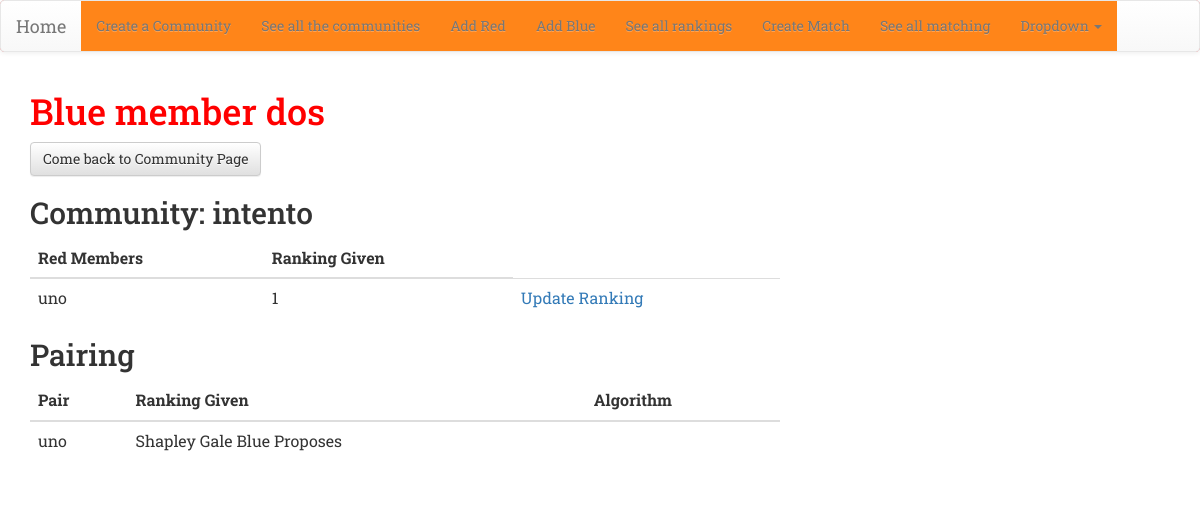
/blue/44/, run on the app's committed database.
### match/models.py (models this page shows, shortened)
class Blue(models.Model):
    name = models.CharField(max_length=50)
    community = models.ForeignKey('Community', on_delete=models.CASCADE)
    pairing = models.ForeignKey('Pairing', on_delete=models.CASCADE, null=True)
    class Meta:
        unique_together = (("community", "name"),)

class Community(models.Model):
    name = models.CharField(max_length=20, unique = True)
    number_couples = models.PositiveIntegerField()
    def __str__(self):
        return self.name

class Red(models.Model):
    name =  models.CharField(max_length=50)
    community = models.ForeignKey('Community', on_delete=models.CASCADE)
    pairing = models.ForeignKey('Pairing', on_delete=models.CASCADE, null=True)
    class Meta:
        unique_together = (("community", "name"),)

class Matching(models.Model):
    community = models.ForeignKey('Community', on_delete=models.CASCADE)
    SG_BLUE_PROPOSE = 'Shapley Gale Blue Proposes'
    SG_RED_PROPOSE = 'Shapley Gale Red Proposes'
    ALGORITHM_CHOICES = (
        (SG_BLUE_PROPOSE, 'Shapley Gale Blue Proposes'),
        (SG_RED_PROPOSE, 'Shapley Gale Red Proposes'),
    )
    algorithm = models.CharField(max_length=50,
    choices=ALGORITHM_CHOICES,
    default=SG_BLUE_PROPOSE
    )
    class Meta:
        unique_together = (("community", "algorithm"),)

### match/views.py (the view)
# urls.py: path('blue/<int:pk>/', views.blue_details, name='blue_details'),
def blue_details(request, pk):
    blue = get_object_or_404(Blue, pk=pk)
    community = blue.community
    reds = Red.objects.filter(community = community)
    red_scores = []
    for red in reds:
        name_score = {}
        rank = Ranking.objects.filter(red=red, blue=blue)
        name_score['red_name'] = red.name
        name_score['red_pk'] = red.pk
        if rank and (rank[0].blue_to_red_score):
            name_score['rank_given'] = rank[0].blue_to_red_score
        else:
            name_score['rank_given'] = 'No score given yet'
        red_scores.append(name_score)
    rankings = Ranking.objects.filter(blue = blue)
    pairs_algorithm = {}
    if blue.pairing:
        pairing = Pairing.objects.filter(pk = blue.pairing.pk)
        for pair in pairing:
            red_algorithm = {}
            red_pair = Red.objects.filter(pairing = pair)
            red_name = red_pair[0].name
            matching = pair.matching
            algorithm = matching.algorithm
            red_algorithm['red_name'] = red_name
            red_algorithm['algorithm'] = algorithm
            pairs_algorithm[pair.pk] = red_algorithm
        print('this is the pairs_algorithm')
        esto = pairs_algorithm
        print(esto)
    return render(request, 'match/blue_details.html', {'blue': blue,  'blue_id': pk, 'red_scores' : red_scores,  'pairs_algorithm': pairs_algorithm, 'community': community })

### match/templates/match/blue_details.html
{% extends 'match/base.html' %}
{% block content %}
<h1> Blue member {{blue.name }}</h1>
<a class="btn btn-default" href="{% url 'community_details' community.pk %}">Come back to Community Page </a>
<h2> Community: {{blue.community}} </h2>
<table class="table">
  <thead>
    <tr>
      <th scope="col">Red Members</th>
      <th scope="col">Ranking Given</th>
    </tr>
  </thead>
  <tbody>
    {% for red in red_scores %}
    <tr>
      <td>{{ red.red_name }}</td>
      <td>{{ red.rank_given}}</td>
      <td><a href="{% url 'new_ranking_by_blue' blue.pk red.red_pk %}" ><span> Update Ranking </span></a></td>
    </tr>
    {% endfor %}
  </tbody>
</table>
<h2> Pairing</h2>
<table class="table">
  <thead>
    <tr>
      <th scope="col">Pair</th>
      <th scope="col">Ranking Given</th>
      <th scope="col"> Algorithm </th>
    </tr>
  </thead>
  <tbody>
    {% for key, value in pairs_algorithm.items %}
    <tr>
      <td>{{ value.red_name }}</td>
      <td>{{ value.algorithm }}</td>
    </tr>
    {% endfor %}
  </tbody>
</table>
  {% endblock %}

### match/static/css/match.css (style rules this page uses)
h1 { color: Red; }

### data on the page
Blue: name "dos", community "intento"
Red: red_name "uno", red_name "uno"
Matching: algorithm "Shapley Gale Blue Proposes"

### other printed values
{{ red.rank_given }} "1"
